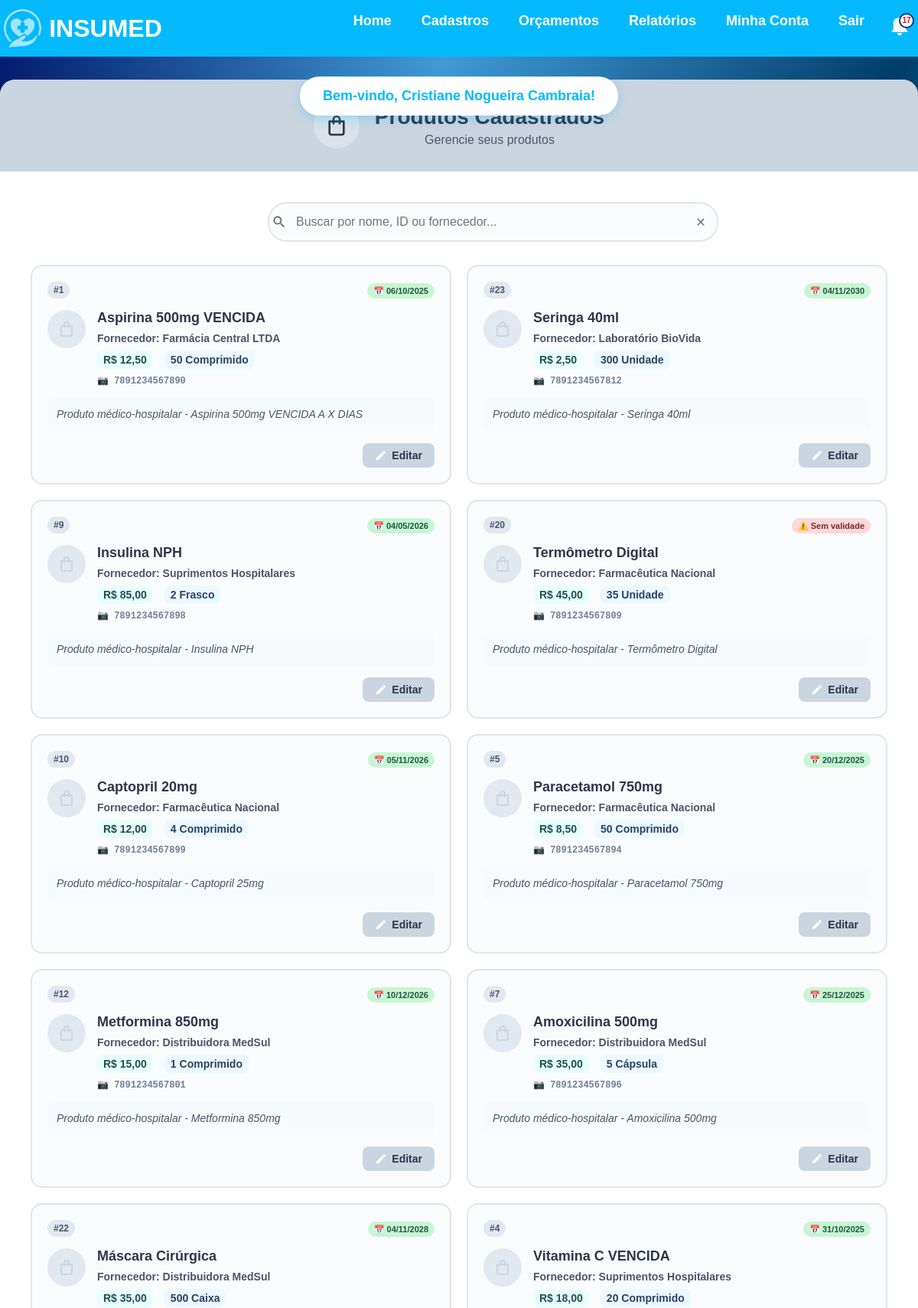
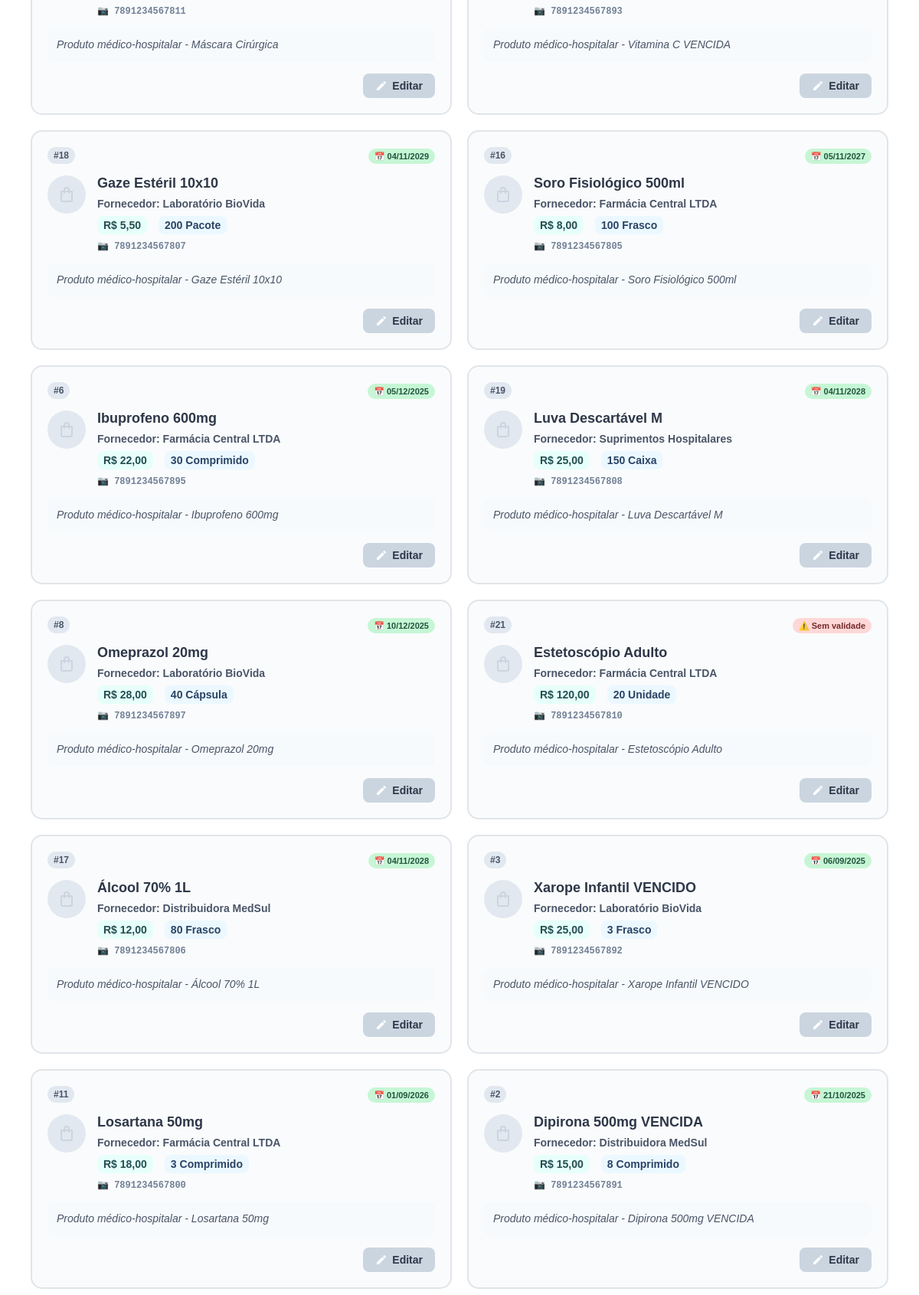
/produtos/lista/ (signed in, upper part), run on the app's committed database (2 pictures, top to bottom).
### app/models.py (models this page shows, shortened)
class Produto(models.Model):
    UNIDADE_CHOICES = [
        ('Unidades', 'Unidades'),
        ('Caixa', 'Caixa'),
    ]
    nome = models.CharField(max_length=100)
    codigo_barras = models.CharField(max_length=50, blank=True, null=True, unique=True)
    preco = models.DecimalField(max_digits=10, decimal_places=2)
    preco_compra = models.DecimalField(max_digits=10, decimal_places=2, blank=True, null=True)
    descricao = models.TextField(blank=True, null=True)
    fornecedor = models.ForeignKey(Fornecedor, on_delete=models.CASCADE, related_name="produtos", null=True, blank=True)
    data_hora = models.DateTimeField(default=timezone.now)
    unidade = models.CharField(max_length=50, choices=UNIDADE_CHOICES, default="Unidades")
    quantidade = models.IntegerField()
    validade = models.DateField(blank=True, null=True)
    observacao = models.TextField(blank=True, null=True)

class Fornecedor(models.Model):
    nome = models.CharField(max_length=200, unique=True)
    cnpj = models.CharField(max_length=20, unique=True)  # Usar CharField pois pode conter caracteres especiais
    endereco = models.CharField(max_length=200)
    bairro = models.CharField(max_length=200)
    complemento = models.CharField(max_length=200, blank=True, null=True)  # Pode ser opcional
    data_nascimento = models.DateField()
    cidade = models.CharField(max_length=200)
    uf = models.CharField(max_length=2)
    cep = models.CharField(max_length=10)  # Também CharField por conta do formato
    email = models.EmailField(max_length=200)  # Melhor usar EmailField para validação
    telefone = models.CharField(max_length=20)
    ativo = models.BooleanField(default=True)
    def __str__(self):
        return self.nome

### app/views.py (the view, shortened to what this page needs)
# urls.py: path('produtos/lista/', views.lista_produtos, name='lista_produtos'),
@login_required_custom
def lista_produtos(request):
    filtro = request.GET.get('filtro')
    periodo = request.GET.get('periodo')
    produtos = Produto.objects.all()
    if periodo and periodo.isdigit():
        from datetime import timedelta
        dias = int(periodo)
        data_limite = timezone.now() - timedelta(days=dias)
        produtos = produtos.filter(data_hora__gte=data_limite)
    produtos = produtos.order_by('-data_hora')
    return render(request, 'Produtos/lista_produtos.html', {
        'produtos': produtos,
        'filtro': filtro
    })

### app/context_processors.py (called while the page is built)
def usuario_logado(request):
    try:
        from .models import Usuario
        context = {
            'admin_logado': 'admin_logado' in request.session,
            'notificacoes_count': 0
        }
        if 'usuario_logado' in request.session:
            try:
                usuario = Usuario.objects.get(id=request.session['usuario_logado'])
                context['usuario_logado'] = usuario
            except Usuario.DoesNotExist:
                context['usuario_logado'] = None
        else:
            context['usuario_logado'] = None
        return context
    except Exception:
        return {
            'usuario_logado': None,
            'admin_logado': False,
            'notificacoes_count': 0
        }

### app/templates/Produtos/lista_produtos.html (shortened to what this page needs)
{% extends 'base.html' %}
{% block content %}
<div class="lista-produtos-container">
    <div class="header-section">
        <div class="icon-title">
            <div class="icon-circle">
                <svg width="32" height="32" viewBox="0 0 24 24" fill="none">
                    <path d="M19 7h-3V6a4 4 0 0 0-8 0v1H5a1 1 0 0 0-1 1v11a3 3 0 0 0 3 3h10a3 3 0 0 0 3-3V8a1 1 0 0 0-1-1zM10 6a2 2 0 0 1 4 0v1h-4V6zm8 13a1 1 0 0 1-1 1H7a1 1 0 0 1-1-1V9h2v1a1 1 0 0 0 2 0V9h4v1a1 1 0 0 0 2 0V9h2v10z" fill="#2d3748"/>
                </svg>
            </div>
            <div>
                <h1>Produtos Cadastrados</h1>
                <p>Gerencie seus produtos</p>
            </div>
        </div>
    </div>
    <div class="content-section">
        <div class="filter-section">
            <div class="search-box">
                <input type="text" id="filtroProduto" placeholder="Buscar por nome, ID ou fornecedor...">
                <button onclick="limparFiltro()" class="clear-btn">
                    <svg width="16" height="16" viewBox="0 0 24 24" fill="none">
                        <path d="M19 6.41L17.59 5 12 10.59 6.41 5 5 6.41 10.59 12 5 17.59 6.41 19 12 13.41 17.59 19 19 17.59 13.41 12z" fill="#666"/>
                    </svg>
                </button>
            </div>
        </div>
        <div class="produtos-grid">
            {% for produto in produtos %}
                <div class="produto-card" data-nome="{{ produto.nome|lower }}" data-id="{{ produto.id }}" data-fornecedor="{{ produto.fornecedor|default:'não informado'|lower }}" data-codigo="{{ produto.codigo_barras|default:''|lower }}">
                    <div class="produto-header">
                        <div class="produto-id">#{{ produto.id }}</div>
                        <div class="produto-validade">
                            {% if produto.validade %}
                                <span class="validade-badge">📅 {{ produto.validade|date:"d/m/Y" }}</span>
                            {% else %}
                                <span class="validade-badge sem-validade">⚠️ Sem validade</span>
                            {% endif %}
                        </div>
                    </div>
                    <div class="produto-info">
                        <div class="produto-avatar">
                            <svg width="24" height="24" viewBox="0 0 24 24" fill="none">
                                <path d="M19 7h-3V6a4 4 0 0 0-8 0v1H5a1 1 0 0 0-1 1v11a3 3 0 0 0 3 3h10a3 3 0 0 0 3-3V8a1 1 0 0 0-1-1zM10 6a2 2 0 0 1 4 0v1h-4V6zm8 13a1 1 0 0 1-1 1H7a1 1 0 0 1-1-1V9h2v1a1 1 0 0 0 2 0V9h4v1a1 1 0 0 0 2 0V9h2v10z" fill="#cbd5e0"/>
                            </svg>
                        </div>
                        <div class="produto-details">
                            <h3>{{ produto.nome }}</h3>
                            <p><strong>Fornecedor:</strong> {{ produto.fornecedor|default:"Não informado" }}</p>
                            <div class="produto-preco-estoque">
                                <span class="preco">R$ {{ produto.preco }}</span>
                                <span class="estoque">{{ produto.quantidade }} {{ produto.unidade }}</span>
                            </div>
                            {% if produto.codigo_barras %}
                                <small class="codigo-barras">📷 {{ produto.codigo_barras }}</small>
                            {% endif %}
                        </div>
                    </div>
                    {% if produto.descricao %}
                        <div class="produto-descricao">
                            <span class="descricao-preview">{{ produto.descricao|truncatechars:80 }}</span>
                        </div>
                    {% endif %}
                    <div class="produto-actions">
                        <a href="{% url 'editar_produto' produto.id %}" class="btn-edit">
                            <svg width="16" height="16" viewBox="0 0 24 24" fill="none">
                                <path d="M3 17.25V21h3.75L17.81 9.94l-3.75-3.75L3 17.25zM20.71 7.04c.39-.39.39-1.02 0-1.41l-2.34-2.34c-.39-.39-1.02-.39-1.41 0l-1.83 1.83 3.75 3.75 1.83-1.83z" fill="white"/>
                            </svg>
                            Editar
                        </a>
                    </div>
                </div>
            {% endfor %}
        </div>
    </div>
</div>
{% endblock %}

### static/css/style.css (style rules this page uses)
body { margin: 0; font-family: Arial, sans-serif; background-image: linear-gradient(to left top, #013e6a ,#43d1ff , #013e6a ,#419ad6, #01186a); background-repeat: no-repeat; background-size: cover; background-attachment: fixed; display: flex; flex-direction: column; min-height: 100vh; }
.produto-info { margin-bottom: 8px; font-weight: bold; }
.produto-descricao { margin: 8px 0; color: #666; font-style: italic; word-wrap: break-word; overflow-wrap: break-word; max-width: 100%; display: block; }
.descricao-preview, .descricao-completa { display: block; width: 100%; word-wrap: break-word; overflow-wrap: break-word; }

### app/templates/Produtos/lista_produtos.html (style rules this page uses)
.lista-produtos-container { max-width: 1200px; margin: 30px auto; background: white; border-radius: 20px; box-shadow: 0 10px 30px rgba(0,0,0,0.1); overflow: hidden; }
.header-section { background: #cbd5e0; padding: 30px; color: #2d3748; }
.icon-title { display: flex; align-items: center; gap: 20px; justify-content: center; text-align: center; }
.icon-circle { width: 60px; height: 60px; background: rgba(255,255,255,0.3); border-radius: 50%; display: flex; align-items: center; justify-content: center; backdrop-filter: blur(10px); }
.header-section h1 { margin: 0; font-size: 28px; font-weight: 600; }
.header-section p { margin: 5px 0 0 0; opacity: 0.8; font-size: 16px; }
.content-section { padding: 40px; }
.filter-section { margin-bottom: 30px; display: flex; justify-content: center; }
.search-box { position: relative; width: 100%; max-width: 500px; }
.search-box svg:first-child { position: absolute; left: 5px; top: 50%; transform: translateY(-50%); z-index: 1; }
.search-box input { width: 100%; padding: 15px 50px 15px 35px; border: 2px solid #e1e5e9; border-radius: 25px; font-size: 16px; background: #fafbfc; transition: all 0.3s ease; }
.clear-btn { position: absolute; right: -69px; top: 50%; transform: translateY(-50%); background: none; border: none; cursor: pointer; padding: 8px; border-radius: 50%; transition: background 0.3s ease; display: flex; align-items: center; justify-content: center; }
.produtos-grid { display: grid; grid-template-columns: repeat(auto-fill, minmax(400px, 1fr)); gap: 20px; margin-bottom: 40px; }
.produto-card { background: #fafbfc; border: 2px solid #e1e5e9; border-radius: 15px; padding: 20px; transition: all 0.3s ease; }
.produto-header { display: flex; justify-content: space-between; align-items: center; margin-bottom: 15px; }
.produto-id { background: #e2e8f0; color: #4a5568; padding: 4px 8px; border-radius: 12px; font-size: 12px; font-weight: 600; }
.validade-badge { padding: 4px 8px; border-radius: 12px; font-size: 11px; font-weight: 600; background: #c6f6d5; color: #22543d; }
.validade-badge.sem-validade { background: #fed7d7; color: #742a2a; }
.produto-info { display: flex; align-items: flex-start; gap: 15px; margin-bottom: 15px; }
.produto-avatar { width: 50px; height: 50px; background: #e2e8f0; border-radius: 50%; display: flex; align-items: center; justify-content: center; flex-shrink: 0; }
.produto-details h3 { margin: 0 0 8px 0; font-size: 18px; font-weight: 600; color: #2d3748; }
.produto-details p { margin: 0 0 8px 0; color: #4a5568; font-size: 14px; }
.produto-preco-estoque { display: flex; gap: 15px; margin-bottom: 5px; }
.preco { background: #e6fffa; color: #234e52; padding: 4px 8px; border-radius: 8px; font-weight: 600; font-size: 14px; }
.estoque { background: #ebf8ff; color: #2a4365; padding: 4px 8px; border-radius: 8px; font-weight: 600; font-size: 14px; }
.codigo-barras { color: #718096; font-size: 12px; font-family: monospace; }
.produto-descricao { background: #f7fafc; padding: 12px; border-radius: 8px; margin-bottom: 15px; font-size: 14px; color: #4a5568; line-height: 1.4; }
.produto-actions { display: flex; justify-content: flex-end; }
.btn-edit { background: #cbd5e0; color: #2d3748; border: none; padding: 8px 16px; border-radius: 8px; font-size: 14px; font-weight: 600; cursor: pointer; display: flex; align-items: center; gap: 6px; transition: all 0.3s ease; text-decoration: none; }

### data on the page
Produto: id "1", validade "06/10/2025", nome "Aspirina 500mg VENCIDA", fornecedor "Farmácia Central LTDA", preco "12,50", quantidade "50", unidade "Comprimido", codigo_barras "7891234567890", descricao "Produto médico-hospitalar - Aspirina 500mg VENCIDA A X DIAS"
Produto: id "23", validade "04/11/2030", nome "Seringa 40ml", fornecedor "Laboratório BioVida", preco "2,50", quantidade "300", unidade "Unidade", codigo_barras "7891234567812", descricao "Produto médico-hospitalar - Seringa 40ml"
Produto: id "9", validade "04/05/2026", nome "Insulina NPH", fornecedor "Suprimentos Hospitalares", preco "85,00", quantidade "2", unidade "Frasco", codigo_barras "7891234567898", descricao "Produto médico-hospitalar - Insulina NPH"
Produto: id "20", shows "⚠️ Sem validade", nome "Termômetro Digital", fornecedor "Farmacêutica Nacional", preco "45,00", quantidade "35", unidade "Unidade", codigo_barras "7891234567809", descricao "Produto médico-hospitalar - Termômetro Digital"
Produto: id "10", validade "05/11/2026", nome "Captopril 20mg", fornecedor "Farmacêutica Nacional", preco "12,00", quantidade "4", unidade "Comprimido", codigo_barras "7891234567899", descricao "Produto médico-hospitalar - Captopril 25mg"
Produto: id "5", validade "20/12/2025", nome "Paracetamol 750mg", fornecedor "Farmacêutica Nacional", preco "8,50", quantidade "50", unidade "Comprimido", codigo_barras "7891234567894", descricao "Produto médico-hospitalar - Paracetamol 750mg"
Produto: id "12", validade "10/12/2026", nome "Metformina 850mg", fornecedor "Distribuidora MedSul", preco "15,00", quantidade "1", unidade "Comprimido", codigo_barras "7891234567801", descricao "Produto médico-hospitalar - Metformina 850mg"
Produto: id "7", validade "25/12/2025", nome "Amoxicilina 500mg", fornecedor "Distribuidora MedSul", preco "35,00", quantidade "5", unidade "Cápsula", codigo_barras "7891234567896", descricao "Produto médico-hospitalar - Amoxicilina 500mg"
Produto: id "22", validade "04/11/2028", nome "Máscara Cirúrgica", fornecedor "Distribuidora MedSul", preco "35,00", quantidade "500", unidade "Caixa", codigo_barras "7891234567811", descricao "Produto médico-hospitalar - Máscara Cirúrgica"
Produto: id "4", validade "31/10/2025", nome "Vitamina C VENCIDA", fornecedor "Suprimentos Hospitalares", preco "18,00", quantidade "20", unidade "Comprimido", codigo_barras "7891234567893", descricao "Produto médico-hospitalar - Vitamina C VENCIDA"
Produto: id "18", validade "04/11/2029", nome "Gaze Estéril 10x10", fornecedor "Laboratório BioVida", preco "5,50", quantidade "200", unidade "Pacote", codigo_barras "7891234567807", descricao "Produto médico-hospitalar - Gaze Estéril 10x10"
Produto: id "16", validade "05/11/2027", nome "Soro Fisiológico 500ml", fornecedor "Farmácia Central LTDA", preco "8,00", quantidade "100", unidade "Frasco", codigo_barras "7891234567805", descricao "Produto médico-hospitalar - Soro Fisiológico 500ml"
Produto: id "6", validade "05/12/2025", nome "Ibuprofeno 600mg", fornecedor "Farmácia Central LTDA", preco "22,00", quantidade "30", unidade "Comprimido", codigo_barras "7891234567895", descricao "Produto médico-hospitalar - Ibuprofeno 600mg"
Produto: id "19", validade "04/11/2028", nome "Luva Descartável M", fornecedor "Suprimentos Hospitalares", preco "25,00", quantidade "150", unidade "Caixa", codigo_barras "7891234567808", descricao "Produto médico-hospitalar - Luva Descartável M"
Produto: id "8", validade "10/12/2025", nome "Omeprazol 20mg", fornecedor "Laboratório BioVida", preco "28,00", quantidade "40", unidade "Cápsula", codigo_barras "7891234567897", descricao "Produto médico-hospitalar - Omeprazol 20mg"
Produto: id "21", shows "⚠️ Sem validade", nome "Estetoscópio Adulto", fornecedor "Farmácia Central LTDA", preco "120,00", quantidade "20", unidade "Unidade", codigo_barras "7891234567810", descricao "Produto médico-hospitalar - Estetoscópio Adulto"
Produto: id "17", validade "04/11/2028", nome "Álcool 70% 1L", fornecedor "Distribuidora MedSul", preco "12,00", quantidade "80", unidade "Frasco", codigo_barras "7891234567806", descricao "Produto médico-hospitalar - Álcool 70% 1L"
Produto: id "3", validade "06/09/2025", nome "Xarope Infantil VENCIDO", fornecedor "Laboratório BioVida", preco "25,00", quantidade "3", unidade "Frasco", codigo_barras "7891234567892", descricao "Produto médico-hospitalar - Xarope Infantil VENCIDO"
Produto: id "11", validade "01/09/2026", nome "Losartana 50mg", fornecedor "Farmácia Central LTDA", preco "18,00", quantidade "3", unidade "Comprimido", codigo_barras "7891234567800", descricao "Produto médico-hospitalar - Losartana 50mg"
Produto: id "2", validade "21/10/2025", nome "Dipirona 500mg VENCIDA", fornecedor "Distribuidora MedSul", preco "15,00", quantidade "8", unidade "Comprimido", codigo_barras "7891234567891", descricao "Produto médico-hospitalar - Dipirona 500mg VENCIDA"
